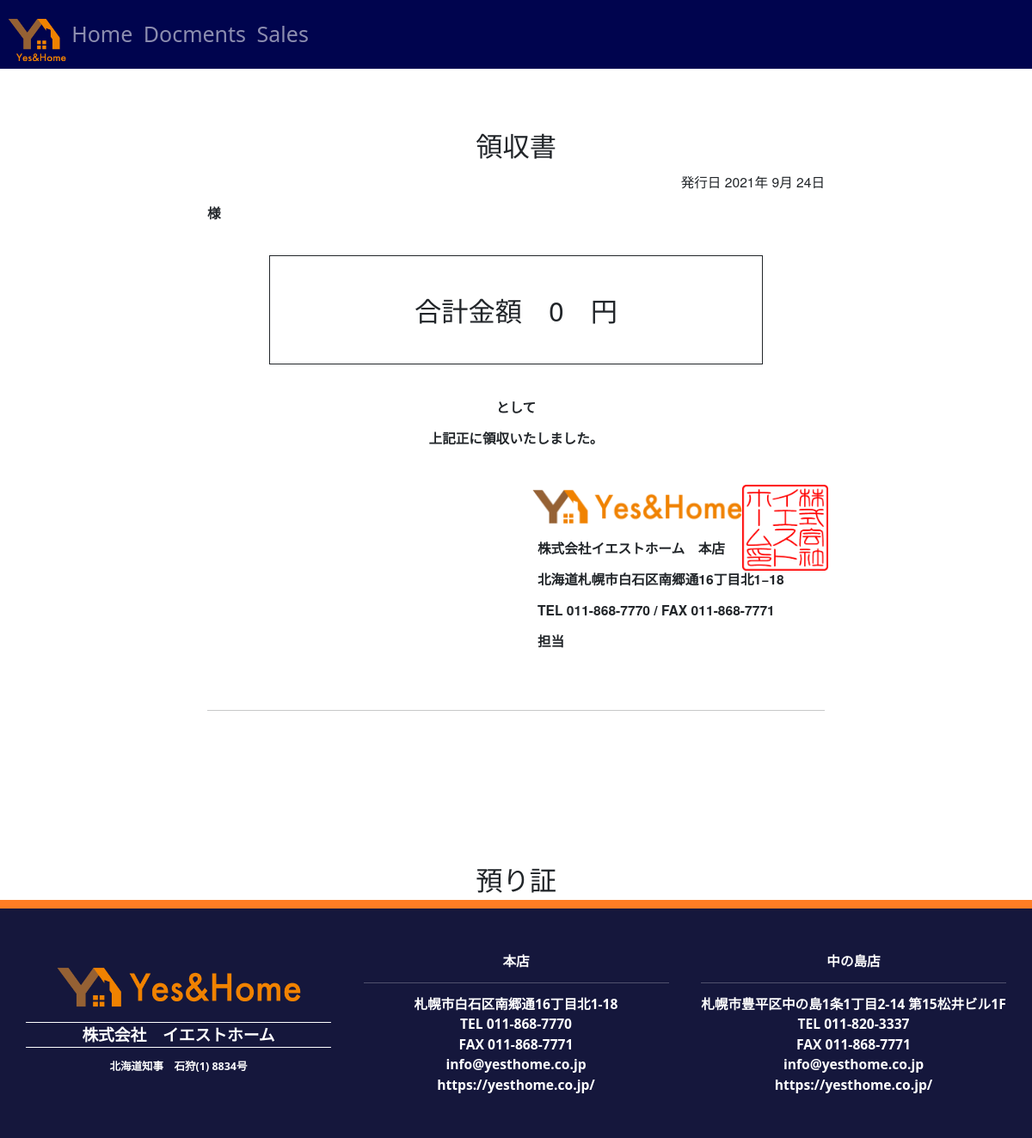
The page /docs/receipt/2/ (signed in) on the database as committed earlier.
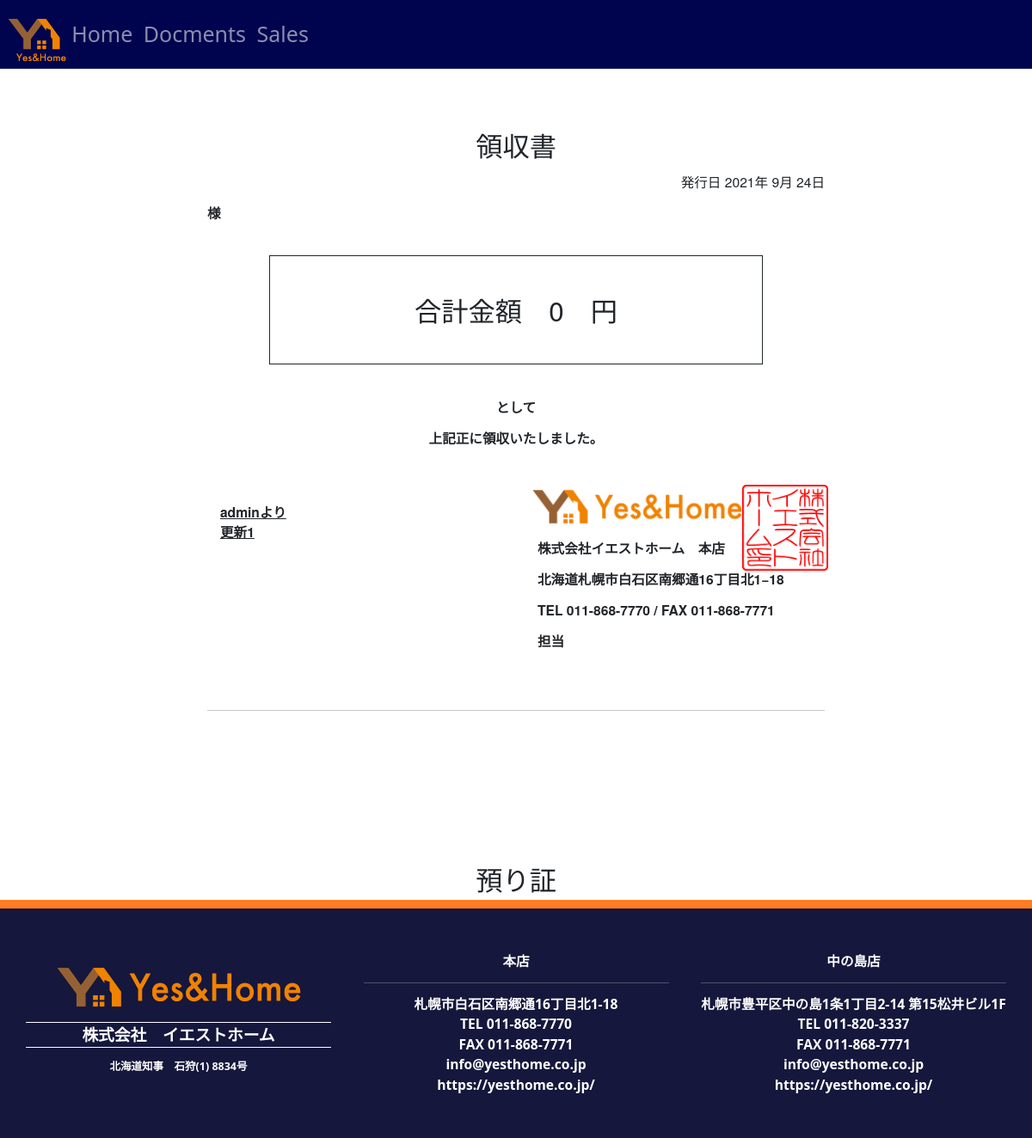
The same page on the database as committed later.
### docs/models.py (models this page shows, shortened)
class ContractModel(models.Model):
    class Meta:
        verbose_name_plural = '01_契約データ'
    title = models.CharField(verbose_name='契約ID', max_length=100, default='')
    completed = models.BooleanField(verbose_name='完了フラグ', default=False)
    customer = models.ForeignKey(CustomerModel, verbose_name='契約者', on_delete=models.PROTECT)
    property = models.ForeignKey(PropertyModel, verbose_name='物件', on_delete=models.PROTECT)
    corp = models.ForeignKey(CorpModel, verbose_name='担当店舗', on_delete=models.PROTECT, blank=True, null=True, )
    staff = models.ForeignKey(StaffModel, verbose_name='担当者', default='', on_delete=models.PROTECT, blank=True, null=True, )
    kanri = models.ForeignKey(KanriModel, verbose_name='管理会社', on_delete=models.PROTECT)
    trans = models.ForeignKey(TransModel, verbose_name='引越業者', on_delete=models.PROTECT)
    guarant = models.ForeignKey(GuarantModel, verbose_name='保証会社', on_delete=models.PROTECT)
    offerdate = models.DateField(verbose_name='申込日', default=None, blank=True )
    contractdate = models.DateField(verbose_name='契約開始日', auto_now=True,  null=True, )
    occupdate = models.DateField(verbose_name='入居日', default=None, blank=True, null=True, )
    postdate = models.DateField(verbose_name='登録日時', auto_now_add=True, blank=True, null=True)
    update = models.DateField(verbose_name='更新日時', auto_now=True, null=True)
    month1 = models.IntegerField(verbose_name='当月', default=datetime.datetime.today().month, blank=True, null=True,
                                                          )
    month2 = models.PositiveSmallIntegerField(verbose_name='翌月', default=datetime.datetime.today().month+1, blank=True, null=True, )
    shikikin = models.PositiveSmallIntegerField(verbose_name='敷金', default=0, blank=True, null=True, )
    reikin = models.PositiveSmallIntegerField(verbose_name='礼金', default=0, blank=True, null=True, )
    yachin1 = models.PositiveSmallIntegerField(verbose_name='家賃(当月)', default=0, blank=True, null=True, )
    yachin2 = models.PositiveSmallIntegerField(verbose_name='家賃(翌月)', default=0, blank=True, null=True, )
    kyoekihi1 = models.PositiveSmallIntegerField(verbose_name='共益費(当月)', default=0, blank=True, null=True, )
    kyoekihi2 = models.PositiveSmallIntegerField(verbose_name='共益費(翌月)', default=0, blank=True, null=True, )
    chonai1 = models.PositiveSmallIntegerField(verbose_name='町内会費(当月)', default=0, blank=True, null=True, )
    chonai2 = models.PositiveSmallIntegerField(verbose_name='町内会費(翌月)', default=0, blank=True, null=True, )
    kanrihi1 = models.PositiveSmallIntegerField(verbose_name='管理費(当月)', default=0, blank=True, null=True, )
    kanrihi2 = models.PositiveSmallIntegerField(verbose_name='管理費(翌月)', default=0, blank=True, null=True, )
    park1 = models.PositiveSmallIntegerField(verbose_name='駐車場費(当月)', default=0, blank=True, null=True, )
    park2 = models.PositiveSmallIntegerField(verbose_name='駐車場費(翌月)', default=0, blank=True, null=True, )
    item1 = models.CharField(verbose_name='項目1', default='月額保証料', max_length=50, blank=True, null=True, )
    hosyo = models.SmallIntegerField(verbose_name='項目1金額', default=0, blank=True, null=True, )
    item2 = models.CharField(verbose_name='項目2', default='火災保険料', max_length=50, blank=True, null=True, )
    kasai = models.SmallIntegerField(verbose_name='項目2金額', default=0, blank=True, null=True, )
    item3 = models.CharField(verbose_name='項目3', default='仲介手数料', max_length=50, blank=True, null=True, )
    chukai = models.SmallIntegerField(verbose_name='項目3金額', default=0, blank=True, null=True, )
    item4 = models.CharField(verbose_name='項目4', default='清掃料', max_length=50, blank=True, null=True, )
    etc3 = models.SmallIntegerField(verbose_name='項目4金額', default=0, blank=True, null=True, )
    item5 = models.CharField(verbose_name='項目5', default='初回保証委託料', max_length=50, blank=True, null=True, )
    hosyoitaku = models.SmallIntegerField(verbose_name='項目5金額', default=0, blank=True, null=True, )
    item6 = models.CharField(verbose_name='項目6', default='FF分解整備料', max_length=50, blank=True, null=True, )
    ff = models.SmallIntegerField(verbose_name='項目6金額', default=0, blank=True, null=True, )
    item7 = models.CharField(verbose_name='項目7', default='シリンダー交換料', max_length=50, blank=True, null=True, )
    cyrinder = models.SmallIntegerField(verbose_name='項目7金額', default=0, blank=True, null=True, )
    item8 = models.CharField(verbose_name='項目8', default='', max_length=50, blank=True, null=True, )
    item8bill = models.SmallIntegerField(verbose_name='項目8金額', default=0, blank=True, null=True, )
    item9 = models.CharField(verbose_name='項目9', default='', max_length=50, blank=True, null=True, )
    itemb9ill = models.SmallIntegerField(verbose_name='項目9金額', default=0, blank=True, null=True, )
    total = models.PositiveSmallIntegerField(verbose_name='合計金額(税込)', default=None, blank=True, null=True, )
    deposit = models.PositiveSmallIntegerField(verbose_name='手付金', default=0, blank=True, null=True, )
    zankin = models.PositiveSmallIntegerField(verbose_name='差引残金', default=None, blank=True, null=True, )
    limit = models.DateField(verbose_name='差引残金期日', default=None, blank=True, null=True)
    etcitem1 = models.CharField(verbose_name='上記外項目1', default='火災保険料(2年)', max_length=50, blank=True, null=True, )
    etcitem1bill = models.SmallIntegerField(verbose_name='上記外項目1金額', default=0, blank=True, null=True, )
    etcitem2 = models.CharField(verbose_name='上記外項目2', default='ハウスクリーニング料(退去時)', max_length=50, blank=True, null=True, )
    etcitem2bill = models.SmallIntegerField(verbose_name='上記外項目2金額', default=0, blank=True, null=True, )
    etcitem3 = models.CharField(verbose_name='上記外項目3', default='シリンダー交換料(退去時)', max_length=50, blank=True, null=True, )
    etcitem3bill = models.SmallIntegerField(verbose_name='上記外項目3金額', default=0, blank=True, null=True, )
    adbill = models.SmallIntegerField(verbose_name='広告料金額', default=0, blank=True, null=True, )
    doc1 = models.CharField(verbose_name='必要書類1', default='入居者全員住民票(本籍省略)', max_length=50, blank=True, null=True, )
    doc1a = models.BooleanField(verbose_name='必要書類1_契約者', default=False, blank=True, null=True, )
    doc1b = models.BooleanField(verbose_name='必要書類1_同居人', default=False, blank=True, null=True, )
    doc1c = models.BooleanField(verbose_name='必要書類1_連帯保証人', default=False, blank=True, null=True, )
    doc2 = models.CharField(verbose_name='必要書類2', default='入居者全員住民票(本籍記載)', max_length=50, blank=True, null=True, )
    doc2a = models.BooleanField(verbose_name='必要書類2_契約者', default=False, blank=True, null=True, )
    doc2b = models.BooleanField(verbose_name='必要書類2_同居人', default=False, blank=True, null=True, )
    doc2c = models.BooleanField(verbose_name='必要書類2_連帯保証人', default=False, blank=True, null=True, )
    doc3 = models.CharField(verbose_name='必要書類3', default='印鑑証明書', max_length=50, blank=True, null=True, )
    doc3a = models.BooleanField(verbose_name='必要書類3_契約者', default=False, blank=True, null=True, )
    doc3b = models.BooleanField(verbose_name='必要書類3_同居人', default=False, blank=True, null=True, )
    doc3c = models.BooleanField(verbose_name='必要書類3_連帯保証人', default=False, blank=True, null=True, )
    doc4 = models.CharField(verbose_name='必要書類4', default='身分証明書写し', max_length=50, blank=True, null=True, )
    doc4a = models.BooleanField(verbose_name='必要書類4_契約者', default=False, blank=True, null=True, )
    doc4b = models.BooleanField(verbose_name='必要書類4_同居人', default=False, blank=True, null=True, )
    doc4c = models.BooleanField(verbose_name='必要書類4_連帯保証人', default=False, blank=True, null=True, )
    doc5 = models.CharField(verbose_name='必要書類5', default='社会保険証写し', max_length=50, blank=True, null=True, )
    doc5a = models.BooleanField(verbose_name='必要書類5_契約者', default=False, blank=True, null=True, )
    doc5b = models.BooleanField(verbose_name='必要書類5_同居人', default=False, blank=True, null=True, )
    doc5c = models.BooleanField(verbose_name='必要書類5_連帯保証人', default=False, blank=True, null=True, )
    doc6 = models.CharField(verbose_name='必要書類6', default='所得証明書', max_length=50, blank=True, null=True, )
    doc6a = models.BooleanField(verbose_name='必要書類6_契約者', default=False, blank=True, null=True, )
    doc6b = models.BooleanField(verbose_name='必要書類6_同居人', default=False, blank=True, null=True, )
    doc6c = models.BooleanField(verbose_name='必要書類6_連帯保証人', default=False, blank=True, null=True, )
    doc7 = models.CharField(verbose_name='必要書類7', default='車検証写し', max_length=50, blank=True, null=True, )
    doc7a = models.BooleanField(verbose_name='必要書類7_契約者', default=False, blank=True, null=True, )
    doc7b = models.BooleanField(verbose_name='必要書類7_同居人', default=False, blank=True, null=True, )
    doc7c = models.BooleanField(verbose_name='必要書類7_連帯保証人', default=False, blank=True, null=True, )
    doc8 = models.CharField(verbose_name='必要書類8', default='学生証写し', max_length=50, blank=True, null=True, )
    doc8a = models.BooleanField(verbose_name='必要書類8_契約者', default=False, blank=True, null=True, )
    doc8b = models.BooleanField(verbose_name='必要書類8_同居人', default=False, blank=True, null=True, )
    doc8c = models.BooleanField(verbose_name='必要書類8_連帯保証人', default=False, blank=True, null=True, )
    doc9 = models.CharField(verbose_name='必要書類9', default='在籍証明書', max_length=50, blank=True, null=True, )
    doc9a = models.BooleanField(verbose_name='必要書類9_契約者', default=False, blank=True, null=True, )
    doc9b = models.BooleanField(verbose_name='必要書類9_同居人', default=False, blank=True, null=True, )
    doc9c = models.BooleanField(verbose_name='必要書類9_連帯保証人', default=False, blank=True, null=True, )
    doca = models.CharField(verbose_name='必要書類10', default='内定通知書', max_length=50, blank=True, null=True, )
    docaa = models.BooleanField(verbose_name='必要書類10_契約者', default=False, blank=True, null=True, )
    docab = models.BooleanField(verbose_name='必要書類10_同居人', default=False, blank=True, null=True, )
    docac = models.BooleanField(verbose_name='必要書類10_連帯保証人', default=False, blank=True, null=True, )
    docb = models.CharField(verbose_name='必要書類11', default='合格通知書', max_length=50, blank=True, null=True, )
    docba = models.BooleanField(verbose_name='必要書類11_契約者', default=False, blank=True, null=True, )
    docbb = models.BooleanField(verbose_name='必要書類11_同居人', default=False, blank=True, null=True, )
    docbc = models.BooleanField(verbose_name='必要書類11_連帯保証人', default=False, blank=True, null=True, )
    remarks = models.TextField(verbose_name='特記事項', blank=True, null=True, default='')
    jsdate = models.DateField(verbose_name='重説実施日', default=None, blank=True, null=True,  )
    zanmuremarks = models.TextField(verbose_name='残務処理特記事項', blank=True, null=True, default='')
    reportdoc = models.TextField(verbose_name='契約関係書類報告書　添付書類', blank=True, null=True, \
        default='・入居申込書\n・契約書コピー（別紙特約、覚書等）\n・重説控え（原本）\n・保証会社申込書（身分証明書等含）\n・保証会社承認通知書\n・保証会社契約書控え（コピー）\n・鍵受領書\n・')
    reportremarks = models.TextField(verbose_name='契約関係書類報告書　備考', blank=True, null=True, default='')
    key1 = models.PositiveSmallIntegerField(verbose_name='鍵本数(部屋)', default=1, blank=True, null=True, )
    key2 = models.PositiveSmallIntegerField(verbose_name='鍵本数(車庫)', default=0, blank=True, null=True, )
    key3 = models.PositiveSmallIntegerField(verbose_name='鍵本数(トランクルーム)', default=0, blank=True, null=True, )
    transdate = models.TextField(verbose_name='引越連絡希望日', default='第1希望 月　日　:  ～　: \n\n第2希望 月　日　:  ～　: \n\n第3希望 月　日　:  ～　: ', blank=True, null=True,  )
    transremarks = models.TextField(verbose_name='引越見積依頼書　備考', default='', blank=True, null=True,  )
    kanridoc = models.TextField(verbose_name='管理会社宛FAX　本文', blank=True, null=True,
        default='拝啓　時下益々ご清栄のこととお慶び申し上げます。\n\nいつもお世話になっております。\n\n表記物件の入居申込書を送付致します。\n\n（送信枚数　本紙を含め　　枚）\n\n【備考】\n\n', )
    receipt_atena = models.CharField(verbose_name='領収書　宛名', default='', max_length=50, blank=True, null=True, )
    receipt_meimo = models.CharField(verbose_name='領収書　但し書き', default='', max_length=50, blank=True, null=True, )
    receipt_total = models.PositiveSmallIntegerField(verbose_name='領収書　合計金額', default=0, blank=True, null=True, )
    receiptremarks1 = models.TextField(verbose_name='領収書　備考', default='', blank=True, null=True,  )
    azukari_atena = models.CharField(verbose_name='預り証　宛名', default='', max_length=50, blank=True, null=True, )
    azukari_meimo = models.CharField(verbose_name='預り証　但し書き', default='', max_length=50, blank=True, null=True, )
    azukari_total = models.PositiveSmallIntegerField(verbose_name='預り証　合計金額', default=0, blank=True, null=True, )
    azukari_remarks2 = models.TextField(verbose_name='預り証　備考', default='', blank=True, null=True,  )

class CorpModel(models.Model):
    class Meta:
        verbose_name_plural = '51_店舗データ'
    name = models.CharField(verbose_name='店舗名', max_length=50, default='')
    postcode = models.CharField(verbose_name='郵便番号', default='', max_length=10, blank=True, null=True)
    address = models.CharField(verbose_name='住所', default='', blank=True, null=True, max_length=100)
    email = models.EmailField(verbose_name='E-mail', default='', blank=True, null=True, max_length=100, )
    tel = models.CharField(verbose_name='電話番号', default='', blank=True, null=True, max_length=20,)
    fax = models.CharField(verbose_name='FAX', default='', blank=True, null=True, max_length=20, )
    bank = models.CharField(verbose_name='銀行名', default='', blank=True, null=True, max_length=20, )
    bankbranch = models.CharField(verbose_name='支店名', default='', blank=True, null=True, max_length=20, )
    bankaccount = models.CharField(verbose_name='口座', default='', blank=True, null=True, max_length=20, )
    bankid = models.CharField(verbose_name='名義', default='', blank=True, null=True, max_length=100, )
    bankkana = models.CharField(verbose_name='フリガナ', default='', blank=True, null=True, max_length=100, )
    postdate = models.DateField(verbose_name='登録日時', auto_now_add=True, null=True)
    update = models.DateField(verbose_name='更新日時', auto_now=True, null=True)

### docs/views.py (the view)
# urls.py: path("receipt/<int:contract_id>/", views.receipt_print, name="receipt_print"),
@login_required
def receipt_print(request, contract_id):
    contract = get_object_or_404(ContractModel, pk=contract_id)
    return render(request, 'receipt_print.html',
                  {'contract': contract})

### templates/receipt_print.html (shortened to what this page needs)
{% extends 'base.html' %}
{% load static %}
{% load humanize %}
{% block content %}
<main class="flex-shrink-0 py-0 px-6">
<div class="header-end" style="height: 150px;">---</div>
<div class="container p-0 mt-0">
    <h1 class="text-center">領収書</h1>
</div>
<div class="container p-0 mt-3">
  <p class="lead text-end">発行日 {% now "Y年 n月 j日" %}</p>
  <p class="lead" style="font-size: 1.25rem; font-weight: bold;">{{ contract.receipt_atena }} 様</p>
</div>
<div class="container p-5 mt-5" style="border: solid 1px; width: 80%;">
  <h1 class="text-center mt-2">合計金額　{{ contract.receipt_total|intcomma }}　円</h1>
</div>
<div class="container p-0 mt-5" style="border: solid 0px;">
      <strong>
          <dl class="row text-center" style="font-size: 1.25rem;">
            <p class="col-sm-12">{{ contract.receipt_meimo }}として</p>
            <p class="col-sm-12">上記正に領収いたしました。</p>
          </dl>
       </strong>
</div>
  <div class="container px-6 pt-0 mt-2">
    <div class="row gx-5 ">
      <div class="col" style="border: solid 0px;">
            <strong><u>
              <div class="container px-6 py-0 mt-5">
                <dl class="row" style="font-size: 1.25rem;">
                  <p class="col-sm-12">{{ contract.receiptremarks1 | linebreaksbr  }}</p>
                </dl>
              </div>
                    </u></strong>
      </div>
      <div class="col " style="position: relative;">
        <img class="mt-3 py-2" src="{% static 'img/logo2.png' %}" alt="イエストホーム" title="logo" width="75%">
        <img class="imgprint" src="{% static 'img/kakuin.png' %}" alt="イエストホーム角印" width="100px" style="position: absolute; top: 8%;">
        <strong><table class="table table-borderless">
        <tbody style="font-size: 1.25rem;">
          <tr>
            <td>{{ contract.corp.name }}</td>
        </tr>
          <tr>
            <td>{{ contract.corp.address }}</td>
        </tr>
          <tr>
            <td>TEL {{ contract.corp.tel }} / FAX {{ contract.corp.fax }}</td>
        </tr>
        <tr>
          <td>担当　{{ user.first_name }} {{ user.last_name }}</td>
      </tr>
      </tbody>
      </strong>
    </div>
    </div>
  </div>
  <div class="header-end" style="height: 150px;"><br><br><hr></div>
  <br>
  <br>
  <div class="container p-0 mt-6">
      <h1 class="text-center">預り証</h1>
  </div>
</main>
{% endblock content %}

Rows that differ between the two databases and show on the page:
changed ContractModel "株式会社イエストホーム 本店": receiptremarks1 (not shown) → "adminより 更新1"
